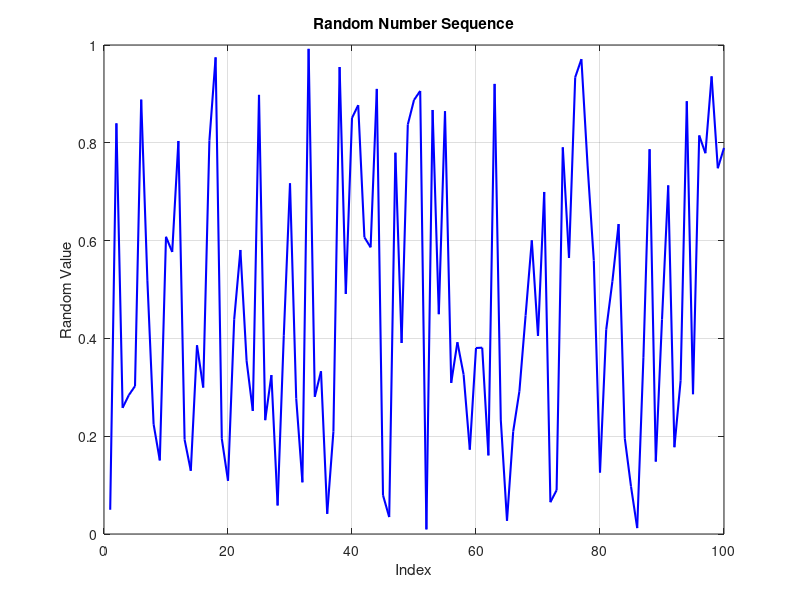

Here is the MATLAB script that generated this plot:
clear; 
clc; 
close all;
num_points = 100;       
random_sequence = rand(1, num_points);  
figure;
plot(random_sequence, 'b-', 'LineWidth', 1.5);
xlabel('Index');
ylabel('Random Value');
title('Random Number Sequence');
grid on;
